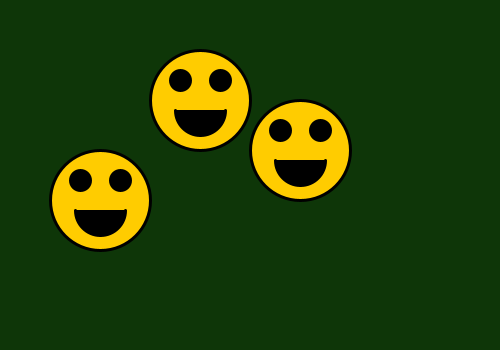
Frame 1 (no input)
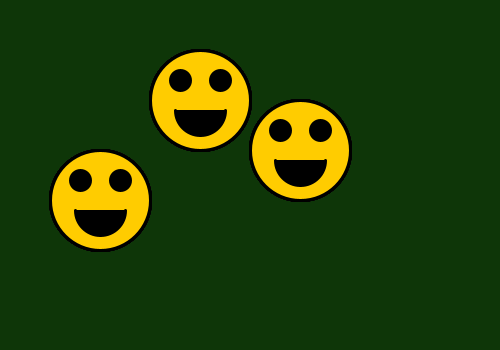
Frame 60 (the mouse pressed at the canvas centre just before this capture)
Frame 120 (the mouse held since frame 60 and released just before this capture): identical to frame 60, image omitted

The Processing sketch that drew these frames (run headless with seeded random() and noise(); from frame 60 on, the mouse is pressed at the canvas centre):

// Processing sketch: question_1
// ── question_1.pde
//declare variables
int xCenter;
int yCenter;
int faceWidth;
int faceHeight;
int xEyeOffset;
int yEyeOffset;
int yMouthOffset;

//switch to active mode
void setup()
{
  size(500, 350);
  background(14, 54, 8);
  
  //set 2x anti-aliasing
  smooth(2); 
    
}

void happy(int xCenter, int yCenter)
{
  //set variable values
//  xCenter = width/2;
//  yCenter = height/2;
  faceWidth = 100;
  faceHeight = 100;
  xEyeOffset = faceWidth/5;
  yEyeOffset = faceHeight/5;
  yMouthOffset = faceHeight/10;
 
  //draw happy face
  strokeWeight(3);
  fill(255, 204, 0);
  ellipse(xCenter,
          yCenter,
          faceWidth,
          faceHeight);
          
  //draw happy eyes
  fill(0);
  ellipse(xCenter - xEyeOffset,
          yCenter - yEyeOffset,
          faceWidth/5,
          faceHeight/5);
          
  ellipse(xCenter + xEyeOffset,
          yCenter - yEyeOffset,
          faceWidth/5,
          faceHeight/5);
  
  //draw happy mouth
  arc(xCenter,
      yCenter + yMouthOffset,
      faceWidth/2,
      faceHeight/2,
      0,
      PI);  
}

void draw() 
{
    happy(200, 100);
    happy(300, 150);
    happy(100, 200);
}
